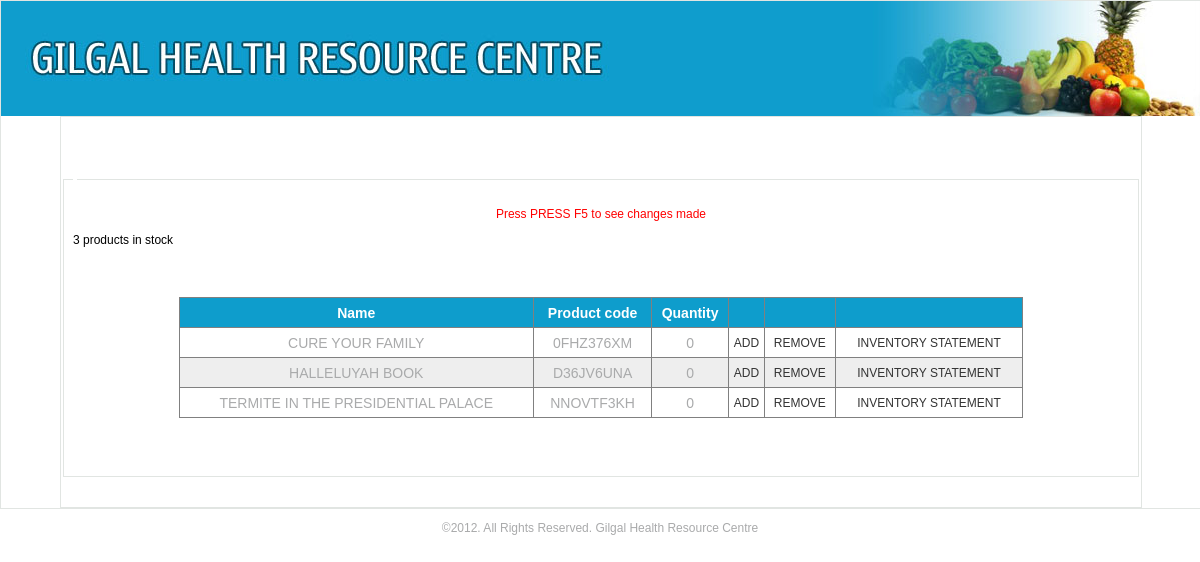
The app's page /inventory/update_books.php with its own data.
### tables this page shows
CREATE TABLE IF NOT EXISTS `books` (
  `pid` int(20) NOT NULL AUTO_INCREMENT,
  `product` varchar(300) NOT NULL,
  `quantity` int(10) NOT NULL,
  `product_code` varchar(50) NOT NULL,
  PRIMARY KEY (`pid`)
);

### inventory/update_books.php (the view, shortened to what this page needs)
<!DOCTYPE html PUBLIC "-//W3C//DTD XHTML 1.0 Transitional//EN" "http://www.w3.org/TR/xhtml1/DTD/xhtml1-transitional.dtd">
<html xmlns="http://www.w3.org/1999/xhtml">
<head>
<link href="../css/main.css" rel="stylesheet" type="text/css" />
</head>
<body>
<div id="wrapper">
<div id="head">
<img src="../images/HEAD.jpg" width="1200" height="115" />
</div>
<div id="body">
<fieldset style="margin-top:50px;">
<center><p class="er">Press PRESS F5 to see changes made</p></center>
<?php
$product=$_GET['product'];
?>
<legend><h1><?php echo $product;?></h1></legend>
<?php
$query="SELECT * FROM `books` ORDER BY `product` ASC ";
$answer=mysql_query($query) or die("ERROR:".mysql_error());
echo mysql_num_rows($answer)."$product products in stock";
if(mysql_num_rows($answer)!=0){
	?>
	<table border="1" class="restable" width="100%" style="color:#a9aaab; text-align:center; border-collapse:collapse;">
  <tr style="background-color:#0e9dcc; color:#FFF; font-family:Tahoma, Geneva, sans-serif;">
    <th>Name</th>
    <th>Product code</th>
    <th>Quantity</th>
    <td></td>
    <td></td>
    <td></td>
    </tr>
	<?php
	$bg = '#eeeeee';
while($row=mysql_fetch_array($answer)){
?>
<?php
$bg = ($bg=='#eeeeee' ? '#ffffff' :
'#eeeeee');
 echo '<tr bgcolor="' . $bg . '">';  ?>
<td><?php echo $row['product'];?></td>
<td><?php echo $row['product_code'];?></td>
<td><?php echo $row['quantity'];?></td>
<td ><a  title="add to stock" onclick="return confirm('Add more to stock?')" href="<?php echo "add.php?id={$row['pid']}&table=books";?>">ADD</a></td>
<td><a  title="remove from stock" onclick="return confirm('remove from stock?')" href="<?php echo "remove.php?id={$row['pid']}&table=books";?>">REMOVE</a></td>
<td><a  title="view"  href="<?php echo "statement.php?id={$row['pid']}&table=books&name={$row['product']}";?>">INVENTORY STATEMENT</a></td>
    </tr>
	<?php
	}
	}
?>
</table>
</fieldset>
</div>
</div>
<center><p>&copy;2012. All Rights Reserved. Gilgal Health Resource Centre</p></center>
</body>
</html>

### css/main.css (style rules this page uses)
body { font-family:"Trebuchet MS", Arial, Helvetica, sans-serif; font-size:12px; margin:0; padding:0; }
#wrapper { width:1200px; height:auto; margin:auto; border:1px solid #e1e5e2; }
p, a { color:#a9aaab; text-decoration:none; }
#body { width:90%; border:1px solid #e1e5e2; margin:auto; }
legend { font-size:18px; }
fieldset { border:1px solid #e1e5e2; margin-bottom:30px; }
#head { margin-top:auto; }
.er { color:#F00; }
.restable { margin-left:0px; width:80%; height:auto; font-size:14px; margin:50px auto 50px auto; border-collapse:collapse; }
tr { height:30px; }
.restable a { color:#333; font-size:12px; }

### records on screen
books: product "CURE YOUR FAMILY", product_code "0FHZ376XM", quantity "0"
books: product "HALLELUYAH BOOK", product_code "D36JV6UNA", quantity "0"
books: product "TERMITE IN THE PRESIDENTIAL PALACE", product_code "NNOVTF3KH", quantity "0"

### other values on screen
mysql_num_rows($answer) "3"
